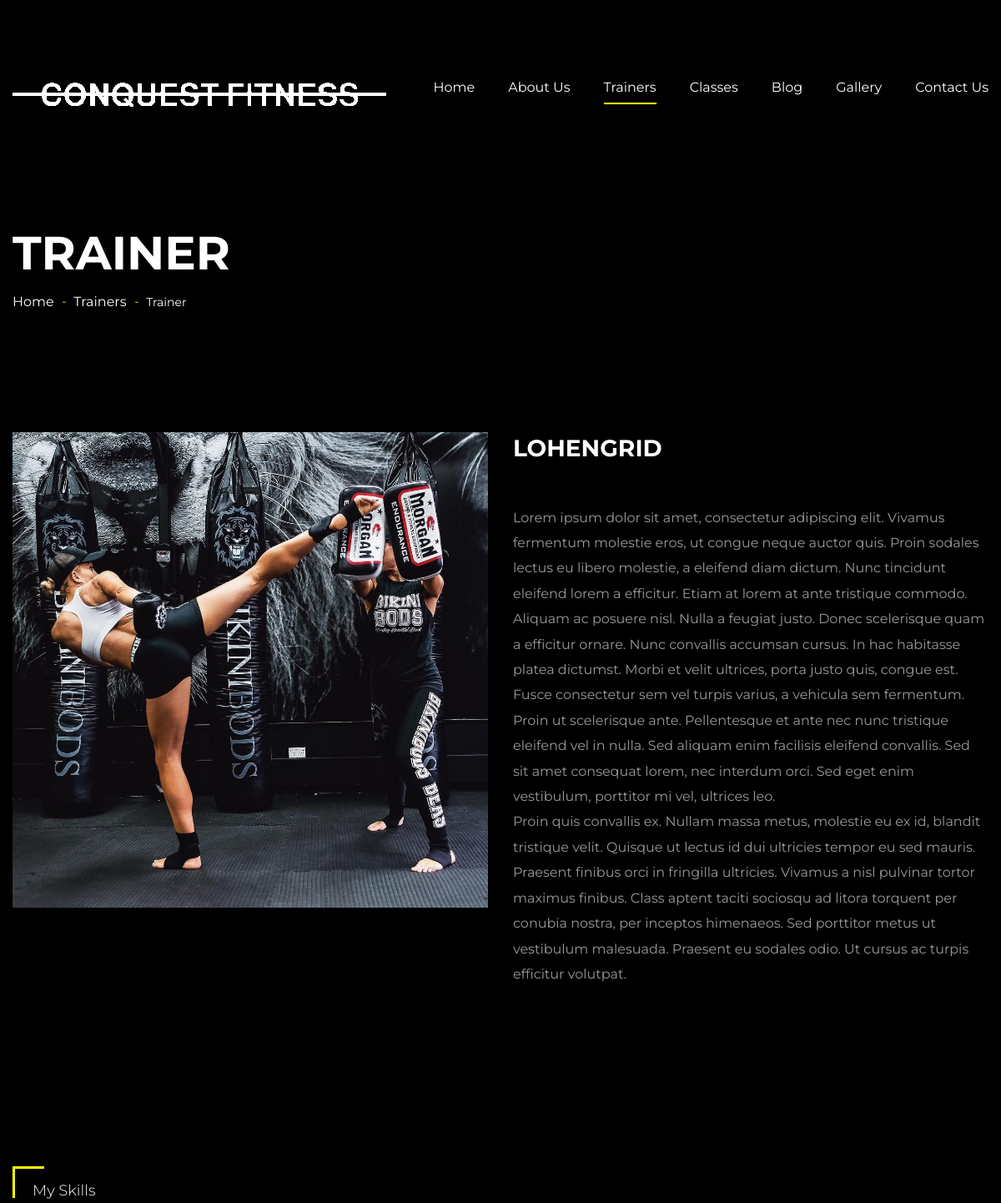
Before: /trainers/4/ (upper part) with the older database file.
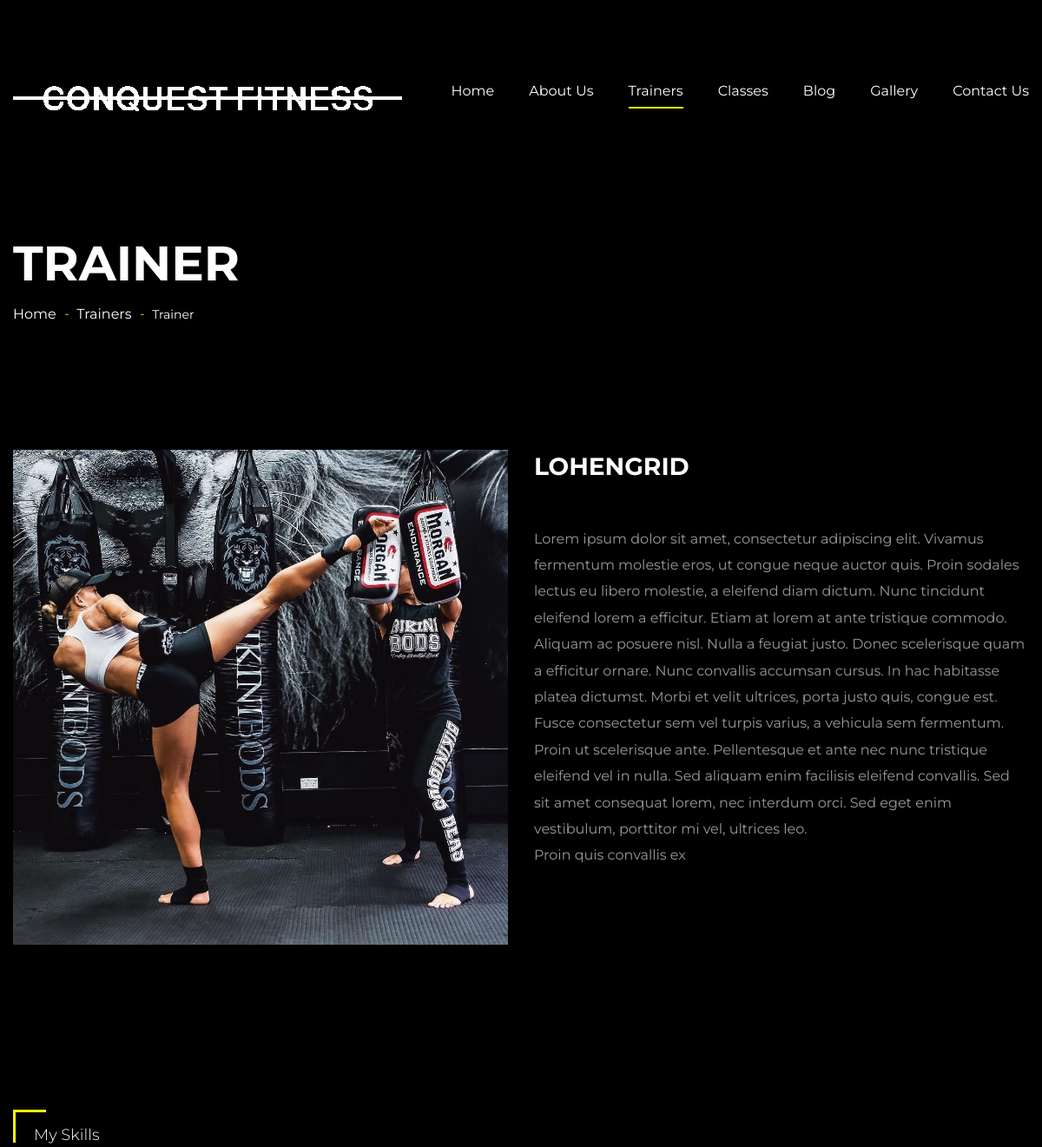
After: the same page with the newer database file.
### trainers/models.py (models this page shows, shortened)
class Trainer(models.Model):
    name = models.CharField(max_length=200, verbose_name="Name")
    feature = models.CharField(max_length=200, verbose_name="Feature")
    facebook = models.URLField(max_length=200, verbose_name="Facebook", null=True,blank=True)
    twitter = models.URLField(max_length=200, verbose_name="Twitter", null=True,blank=True)
    linkedin = models.URLField(max_length=200, verbose_name="Linkedin", null=True,blank=True)
    instagram = models.URLField(max_length=200, verbose_name="Instagram", null=True,blank=True)
    content = RichTextField(max_length=1000, verbose_name="Content")
    image = models.ImageField(verbose_name="Image",upload_to="trainers", null=True,blank=True)
    image_thumbnail = ImageSpecField(source='image',
                                 processors=[ResizeToFill(345, 345)],
                                 format='JPEG',
                                 options={'quality': 60})
    crossfit = models.PositiveSmallIntegerField(verbose_name="Crossfit",default=50)
    yoga = models.PositiveSmallIntegerField(verbose_name="Yoga",default=50)
    step = models.PositiveSmallIntegerField(verbose_name="Step",default=50)
    body = models.PositiveSmallIntegerField(verbose_name="Body",default=50)
    gap = models.PositiveSmallIntegerField(verbose_name="GAP",default=50)
    spinning = models.PositiveSmallIntegerField(verbose_name="Spinning",default=50)
    created = models.DateTimeField(verbose_name= "Creation Date", auto_now_add=True)
    updated = models.DateTimeField(verbose_name= "Updation Date", auto_now_add=True)
    class Meta:
        verbose_name = "Trainer"
        verbose_name_plural = "Trainers"
        ordering = ['-created']

### trainers/views.py (the view)
# urls.py: path('<int:trainer_id>/', views.trainer, name="trainer"),
def trainer(request,trainer_id):
    trainer = get_object_or_404(Trainer,id=trainer_id)
    trainers = Trainer.objects.filter(id=trainer_id)
    return render(request,"trainers/trainer.html",{'trainer':trainer,"trainers":trainers})

### social/processors.py (called while the page is built)
def ctx_dict(request):
    ctx = {}
    links = Link.objects.all()
    for link in links:
        ctx[link.key] = link.url
    return ctx

### trainers/templates/trainers/trainer.html (shortened to what this page needs)
{%extends 'core/base.html'%}
{%load static%}
{%block content%}
	<section class="page-title">
		<div class="auto-container">
			<h1>Trainer</h1>
			<ul class="page-breadcrumb">
				<li><a href="index.html">Home</a></li>
				<li><a href="index.html">Trainers</a></li>
				<li>Trainer</li>
			</ul>
		</div>
	</section>
	{%for trainer in trainers%}
	<section class="about-section">
		<div class="auto-container">
			<div class="row clearfix">
				<div class="image-column col-lg-6 col-md-12 xol-sm-12">
					<div class="inner-column">
						<div class="image">
							<img src="{{trainer.image.url}}" alt="" />
						</div>
					</div>
				</div>
				<div class="content-column col-lg-6 col-md-12 xol-sm-12">
					<div class="inner-column">
						<h3>{{trainer.name}}</h3>
						<br>
						<div class="text">
							<p>{{trainer.content|safe}}</p>
						</div>
					</div>
				</div>
			</div>
		</div>
	</section>
	{%endfor%}
	<section class="skrill-section">
		<div class="auto-container">
			<div class="sec-title">
				<h6>My Skills</h6>
			</div>
		</div>
	</section>
	{%endblock%}

Changed rows visible on the page:
changed Trainer "LOHENGRID": content "…leo. Proin quis convallis ex. Nullam massa metus, molestie eu ex id, blandit tristique velit. Quisque ut lectus id dui ultricies tempor eu sed mauris. Praesent finibus orci in fringilla ultricies. Vivamus a nisl pulvinar tortor maximus finibus. Class aptent taciti sociosqu ad litora torquent per conubia nostra, per inceptos himenaeos. Sed porttitor metus ut vestibulum malesuada. Praesent eu sodales odio. Ut cursus ac turpis efficitur volutpat." → "…leo. Proin quis convallis ex"
